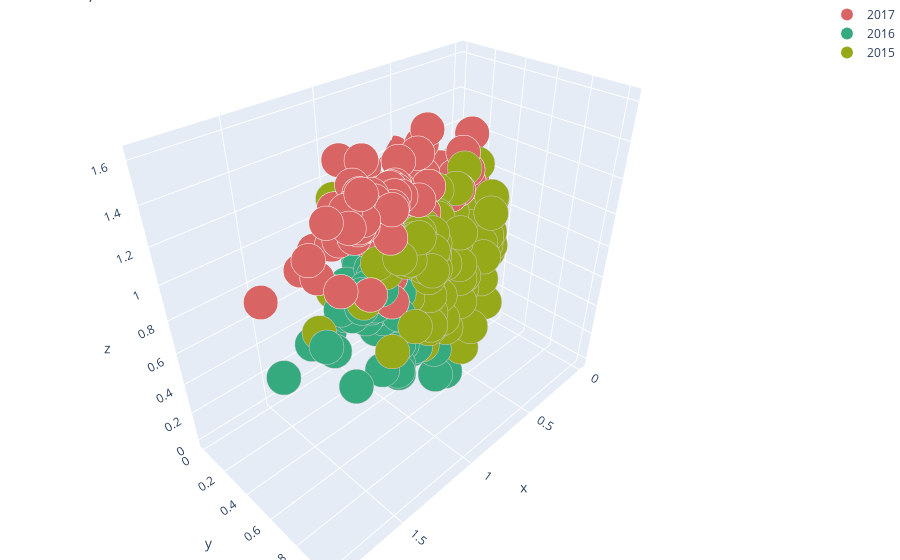

The cell this chart's notebook holds for it:
### Markdown cell above
# Plotly - 3D Scatter Plot ( Interactive )
* X = Economy GDP per Capita
* Y = Health Life Expectancy
* Z = Family

### Code cell
# trace1
trace1 = go.Scatter3d(
    x=df2017.EconomyGDPperCapita,
    y=df2017.HealthLifeExpectancy,
    z=df2017.Family,
    mode='markers',
    name = "2017",
    marker=dict(
        color='rgb(217, 100, 100)',
        size=12,
        line=dict(
            color='rgb(255, 255, 255)',
            width=0.1
        )
    )
)
# trace2
trace2 = go.Scatter3d(
    x=df2016["Economy(GDPperCapita)"],
    y=df2016["Health(LifeExpectancy)"],
    z=df2016.Family,
    mode='markers',
    name = "2016",
    marker=dict(
        color='rgb(54, 170, 127)',
        size=12,
        line=dict(
            color='rgb(204, 204, 204)',
            width=0.1
        )
    )
)
# trace3
trace3 = go.Scatter3d(
    x=df2015["Economy(GDPperCapita)"],
    y=df2015["Health(LifeExpectancy)"],
    z=df2015.Family,
    mode='markers',
    name = "2015",
    marker=dict(
        color='rgb(150, 170, 25)',
        size=12,
        line=dict(
            color='rgb(204, 204, 204)',
            width=0.1
        )
    )
)
data = [trace1, trace2, trace3]
layout = go.Layout(
    title = '2015 , 2016 and 2017 values',
    margin=dict(
        l=0,
        r=0,
        b=0,
        t=0
    )
)
fig = go.Figure(data=data, layout=layout)
iplot(fig)

### Figure 1 — Plotly figure (JSON) as saved in the notebook; plotly's stock layout.template omitted (floating-point values rounded to 4 significant figures; data arrays with more than 128 entries replaced by an {"elided": "..."} marker saying what was removed)
{"data": [{"marker": {"color": "rgb(217, 100, 100)", "line": {"color": "rgb(255, 255, 255)", "width": 0.1}, "size": 12}, "mode": "markers", "name": "2017", "type": "scatter3d", "x": {"elided": "155 float values"}, "y": {"elided": "155 float values"}, "z": {"elided": "155 float values"}}, {"marker": {"color": "rgb(54, 170, 127)", "line": {"color": "rgb(204, 204, 204)", "width": 0.1}, "size": 12}, "mode": "markers", "name": "2016", "type": "scatter3d", "x": {"elided": "157 float values"}, "y": {"elided": "157 float values"}, "z": {"elided": "157 float values"}}, {"marker": {"color": "rgb(150, 170, 25)", "line": {"color": "rgb(204, 204, 204)", "width": 0.1}, "size": 12}, "mode": "markers", "name": "2015", "type": "scatter3d", "x": {"elided": "158 float values"}, "y": {"elided": "158 float values"}, "z": {"elided": "158 float values"}}], "layout": {"margin": {"b": 0, "l": 0, "r": 0, "t": 0}, "title": {"text": "2015 , 2016 and 2017 values"}}}
